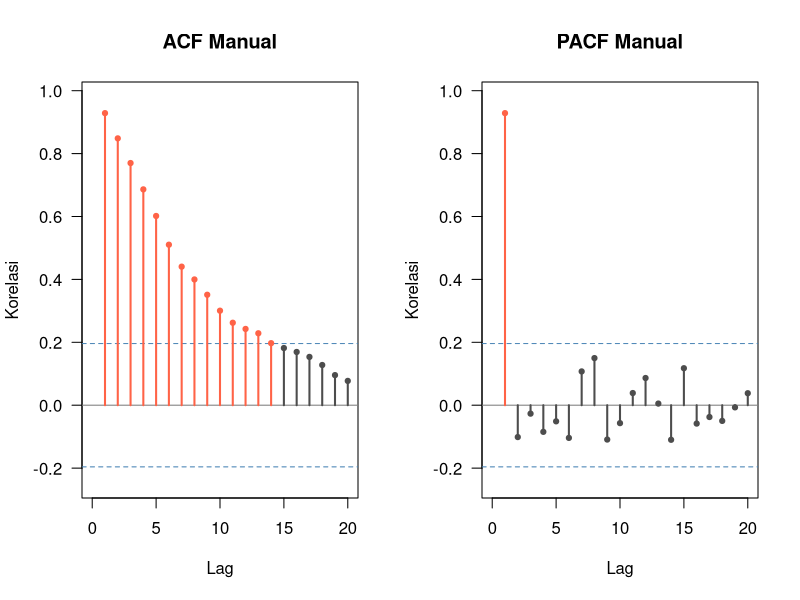

The R script that drew this image:
## ---- chunk 1
set.seed(42)
x <- cumsum(rnorm(100))  # simulasi random walk
## ---- chunk 2
mean_manual <- function(v) {
  sum(v) / length(v)
}

var_manual <- function(v) {
  mu <- mean_manual(v)
  sum((v - mu)^2) / (length(v) - 1)
}

mean_manual(x)
var_manual(x)
## ---- chunk 3
acf_manual <- function(x, max_lag = 20) {
  n  <- length(x)
  mu <- mean_manual(x)

  gamma0 <- sum((x - mu)^2) / n

  acf_vals <- numeric(max_lag + 1)
  acf_vals[1] <- 1

  for (k in 1:max_lag) {
    gamma_k <- sum((x[(k+1):n] - mu) *
                   (x[1:(n-k)] - mu)) / n
    acf_vals[k + 1] <- gamma_k / gamma0
  }
  acf_vals
}
## ---- chunk 4
pacf_manual <- function(x, max_lag = 20) {
  acf_v    <- acf_manual(x, max_lag)
  rho      <- acf_v[-1]
  pacf_v   <- numeric(max_lag)
  phi_prev <- numeric(0)

  for (k in 1:max_lag) {
    if (k == 1) {
      phi_kk <- rho[1]
    } else {
      num <- rho[k] - sum(phi_prev * rho[(k-1):1])
      den <- 1      - sum(phi_prev * rho[1:(k-1)])
      phi_kk <- num / den

      phi_prev <- phi_prev - phi_kk * rev(phi_prev)
    }
    pacf_v[k] <- phi_kk
    phi_prev  <- c(phi_prev, phi_kk)
  }
  pacf_v
}
## ---- chunk 5
plot_corr <- function(vals, lags, title,
                      ci = 1.96 / sqrt(length(x))) {

  ylim <- c(min(c(vals, -ci)) - 0.05,
            max(c(vals,  ci)) + 0.05)

  plot(NA, xlim = c(0, max(lags)), ylim = ylim,
       xlab = "Lag", ylab = "Korelasi",
       main = title, las = 1)
  abline(h = 0, col = "gray50")

  abline(h = c(-ci, ci), lty = 2, col = "steelblue")

  for (i in seq_along(lags)) {
    segments(lags[i], 0, lags[i], vals[i],
             col = if (abs(vals[i]) > ci) "tomato" else "gray30",
             lwd = 2)
    points(lags[i], vals[i], pch = 19, cex = 0.7,
           col = if (abs(vals[i]) > ci) "tomato" else "gray30")
  }
}
## ---- chunk 6
max_lag <- 20

acf_vals  <- acf_manual(x, max_lag)
pacf_vals <- pacf_manual(x, max_lag)

par(mfrow = c(1, 2))

plot_corr(acf_vals[-1],
          1:max_lag,
          title = "ACF Manual")

plot_corr(pacf_vals,
          1:max_lag,
          title = "PACF Manual")

par(mfrow = c(1, 1))
